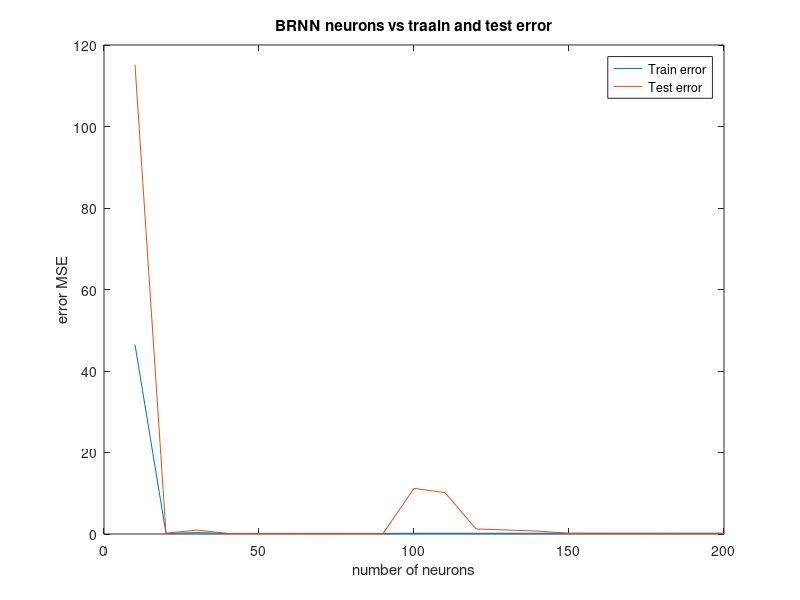
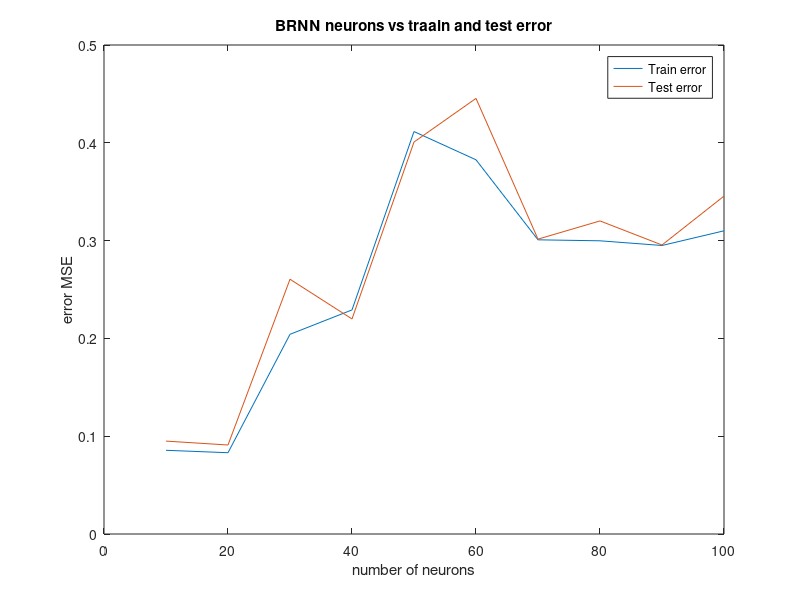
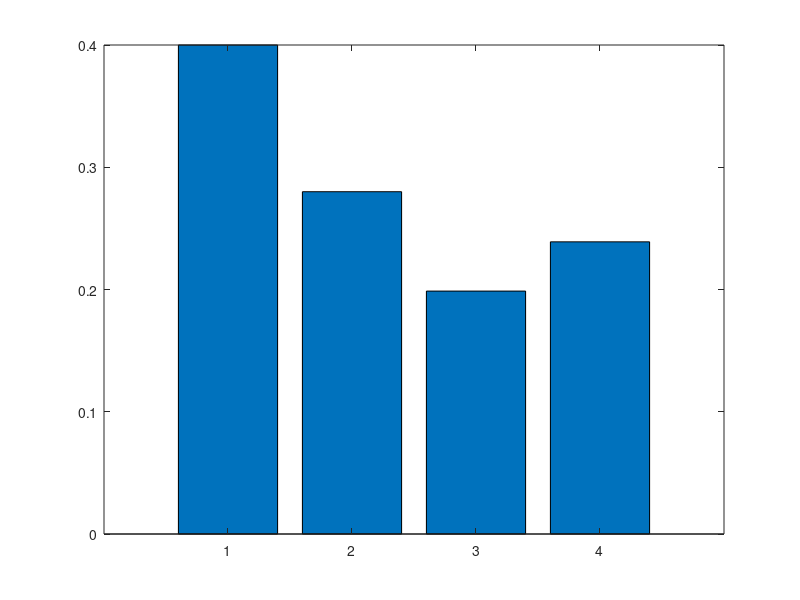
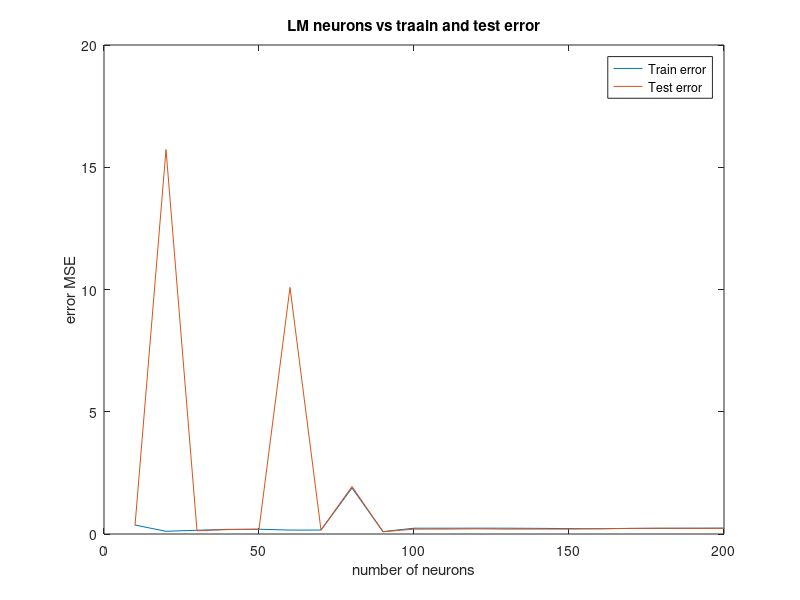

Write MATLAB code to recreate these figures, in order.
%graphs plotting
%BRNN single layer 
x=[10 20 30 40 50 60 70 80 90 100 110 120 130 140 150 160 170 180 190 200];
y1=[46.46 0.1467 0.3480 0.1449 0.1473 0.1488 0.16367 0.1500 0.1464 0.1874 0.1872 0.1869 0.1870 0.1854 0.18247 0.18111 0.18059 0.17198 0.17677 0.17407];
y2=[115.2 0.173 0.970 0.127 0.126 0.128 0.127 0.115 0.112 11.2001 10.1591 1.2356 0.9877 0.7122 0.18258 0.17988 0.17555 0.17113 0.17008 0.16987];
figure (1)
aa1=plot(x,y1);
hold on
aa2=plot(x,y2);
hold on
title('BRNN neurons vs traain and test error')
xlabel('number of neurons')
ylabel('error MSE')
ma1='Train error';
ma2='Test error';
legend(ma1,ma2)
%%-------------------------------------------------------------------------
x=[10 20 30 40 50 60 70 80 90 100];
y1=[0.085587 0.08311 0.20418 0.22913 0.4115 0.38263 0.3008 0.2998 0.295 0.31];
y2=[0.09500 0.09100 0.26050 0.21987 0.4008 0.4454 0.3015 0.32012 0.2955 0.3455];
figure (2)
aa1=plot(x,y1);
hold on
aa2=plot(x,y2);
hold on
title('BRNN neurons vs traain and test error')
xlabel('number of neurons')
ylabel('error MSE')
ma1='Train error';
ma2='Test error';
legend(ma1,ma2)
%---------------------------------------------------------------------------
%figure(4)
x=[1 2 3 4];
%y1=[0.3997 0.28394 0.20048 0.23122];
y2=[0.400 0.2800 0.1987 0.23900];
%bar(x,y1)
figure(5)
bar(x,y2)
%legend('Logsig','Radbas','Softmax','Tansig')
%--------------------------------------------------------------------------
%LM network
x=[10 20 30 40 50 60 70 80 90 100 110 120 130 140 150 160 170 180 190 200];
y1=[0.36696 0.11063 0.15358 0.18994 0.19532 0.16037 0.161 1.883 0.097784 0.2376 0.2370 0.2390 0.2375 0.23100 0.22129 0.21100 0.22999 0.23150 0.23900 0.24125];
y2=[0.34778 15.7234 0.13348 0.1811 0.19500 10.0850 0.160 1.943 0.0900 0.2000 0.20100 0.21000 0.20018 0.20181 0.20080 0.22112 0.22890 0.23842 0.23000 0.23211];
figure (10)
aa1=plot(x,y1);
hold on
aa2=plot(x,y2);
hold on
title('LM neurons vs traain and test error')
xlabel('number of neurons')
ylabel('error MSE')
ma1='Train error';
ma2='Test error';
legend(ma1,ma2)
%--------------------------------------------------------------------------
x=[10 20 30 40 50 60 70 80 90 100];
y1=[0.15182 0.1480 0.2324 0.3752 0.2959 0.31072 0.2873 0.2800 0.2718 0.2835];
y2=[0.15122 0.1511 0.1355 0.3224 0.311 0.3009 0.2554 0.2500 0.2544 0.2200];
figure (11)
aa1=plot(x,y1);
hold on
aa2=plot(x,y2);
hold on
title('LM neurons vs traain and test error')
xlabel('number of neurons')
ylabel('error MSE')
ma1='Train error';
ma2='Test error';
legend(ma1,ma2)
%--------------------------------------------------------------------------
x=[1 2 3 4];
y2=[0.37843 0.23454 0.22900 0.2460];
%bar(x,y1)
figure(15)
bar(x,y2)

